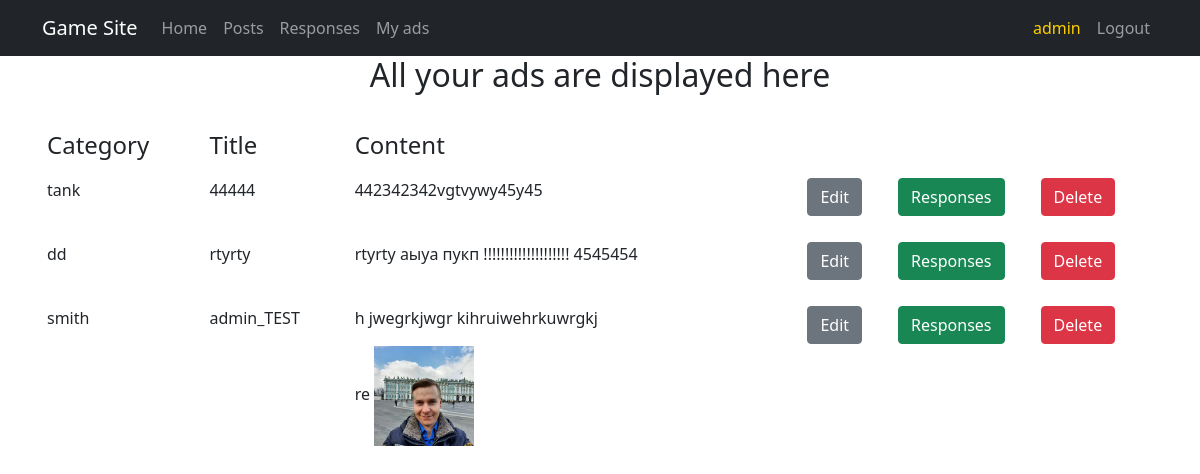
The page /profile/user_posts/ (signed in) on the database as committed earlier.
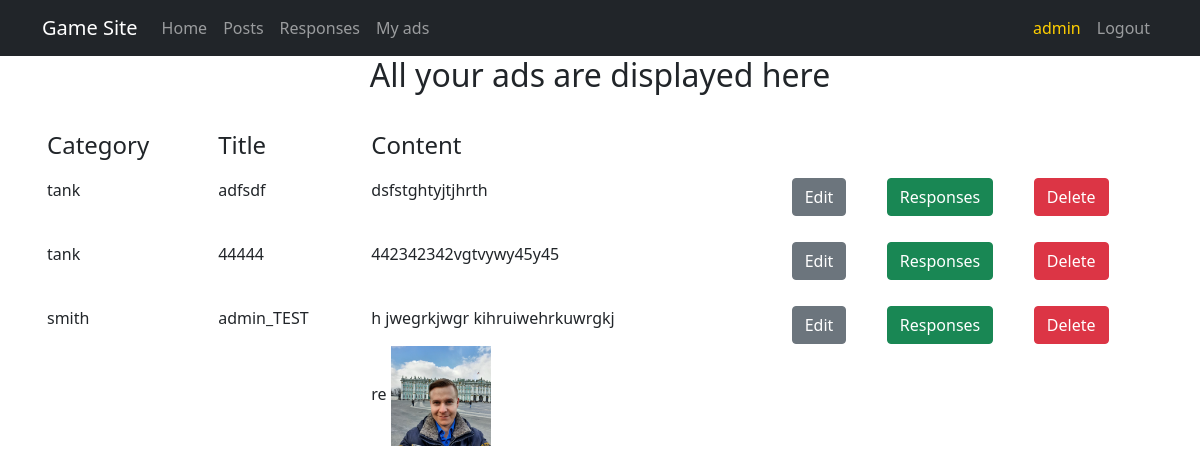
The same page on the database as committed later.
### ads/models.py (models this page shows, shortened)
class Post(models.Model):
    TYPE = (
        ('tank', 'Tanks'),
        ('heal', 'Heals'),
        ('dd', 'DD'),
        ('buyers', 'Merchants'),
        ('gildmaster', 'Gildmasters'),
        ('quest', 'Quest'),
        ('smith', 'Blacksmiths'),
        ('tanner', 'Tanners'),
        ('potion', 'Potions'),
        ('spellmaster', 'Spell masters'),
    )
    author = models.ForeignKey(User, on_delete=models.CASCADE, default=None, blank=True)
    title = models.CharField(max_length=64, unique=True)
    category = models.CharField(max_length=16, choices=TYPE, default='tank')
    content = RichTextUploadingField(blank=True, null=True)

### profile/views.py (the view)
# urls.py: path('user_posts/', UsersPostsView.as_view(), name='users_posts'),
class UsersPostsView(ListView):
    model = Post
    template_name = 'profile/user_posts.html'
    context_object_name = 'posts'
    ordering = ['-id']

### templates/profile/user_posts.html (shortened to what this page needs)
{% extends 'index.html' %}
{% block content %}
<h2 align="center">
    All your ads are displayed here
</h2>
<br>
<table width="100%">
    <thead>
    <th>
        <h4 align="left">Category</h4>
    </th>
    <th>
        <h4 align="left">Title</h4>
    </th>
    <th>
        <h4 align="left">Content</h4>
    </th>
    </thead>
    {% for post in posts %}
    {% if post.author == request.user %}
    <tr>
        <td align="left">
            {{ post.category }}
        </td>
        <td align="left">
            {{ post.title }}
        </td>
        <td align="left">
            {{ post.content|safe }}
        </td>
        <td>
            <p style="text-align: right">
                <button type="button" class="btn btn-secondary">
                    <a href="/add_post/{{post.id}}" style="color:white">Edit</a>
                </button>
            </p>
        </td>
        <td>
        <p style="text-align: center">
            <button type="button" class="btn btn-success">
                <a href="/profile/responses_for_post/{{post.id}}" style="color:white">Responses</a>
            </button>
        </p>
        </td>
        <td>
        <p style="text-align: left">
            <button type="button" class="btn btn-danger">
                <a href="/post_delete/{{post.id}}" style="color:white">Delete</a>
            </button>
        </p>
        </td>
    </tr>
    {% endif %}
    {% endfor %}
</table>
{% endblock %}

Rows that differ between the two databases and show on the page:
removed Post: category "dd", title "rtyrty", content "rtyrty аыуа пукп !!!!!!!!!!!!!!!!!!!! 4545454"
added Post: category "tank", title "adfsdf", content "dsfstghtyjtjhrth"
